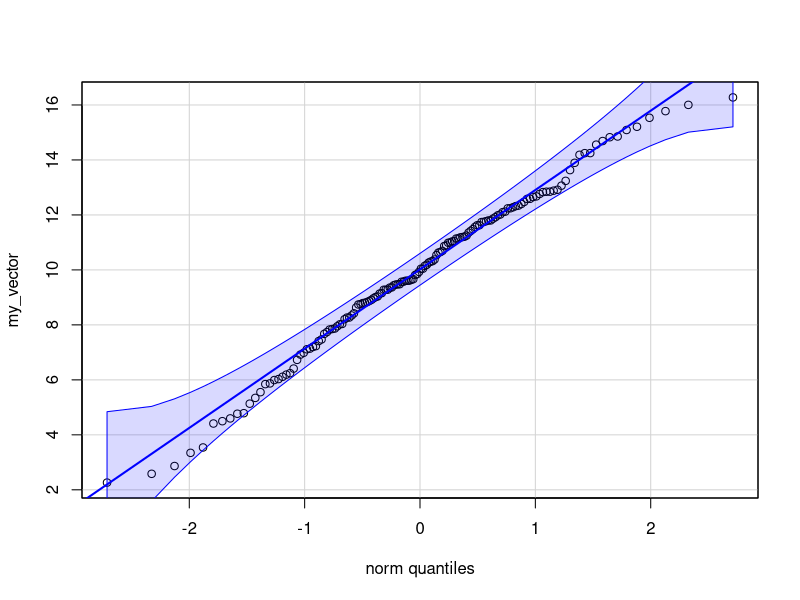
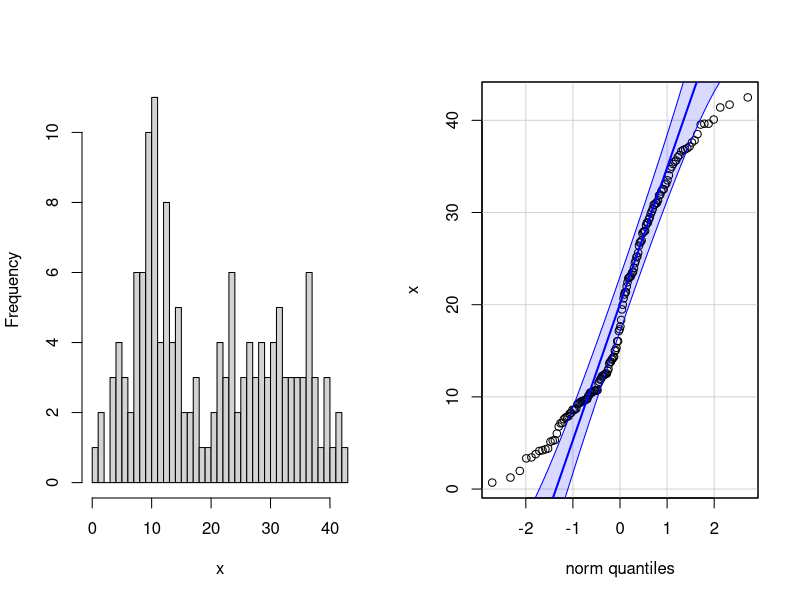
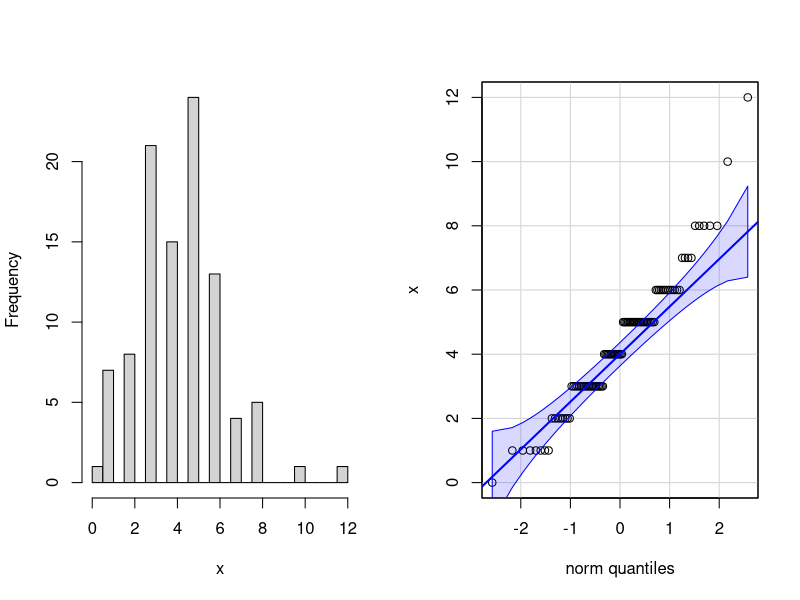
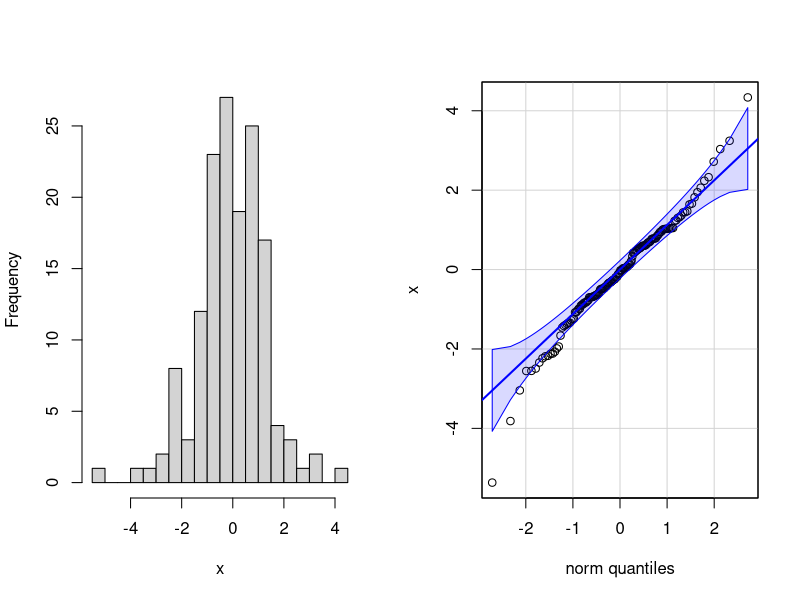
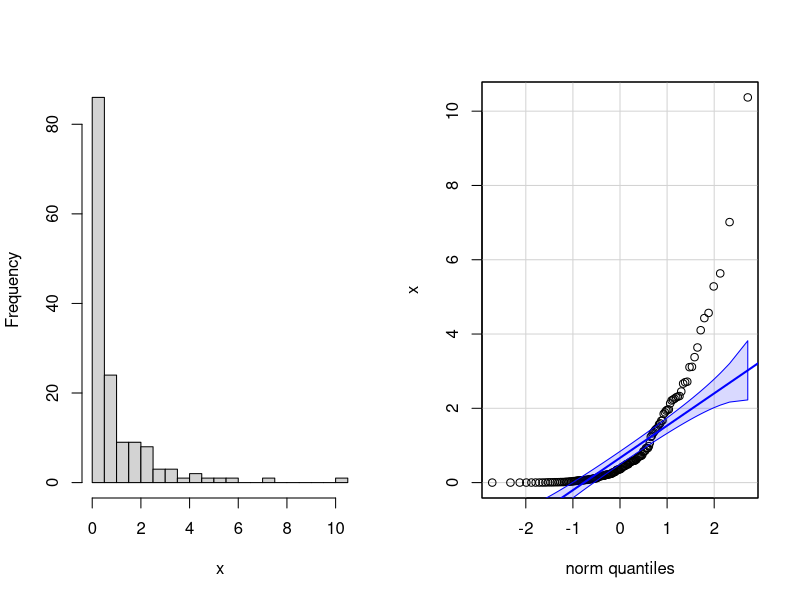

Reproduce these figures in R, in order.
# title: "Работа с распределениями"
# author: "Марина Варфоломеева, Вадим Хайтов, Анастасия Лянгузова"
# subtitle: "Линейные модели..."









# # Нормальное распределение ########################################

# ## Стандартизация (Z-преобразование) ##############################

# Задание 1 -----------------------------------------------------------
# Стандартизуйте вектор 1:5
# Чему после стандартизации будет равно среднее?
# Стандартное отклонение?

# # Проверка на нормальность ########################################

# ## Квантильный график

set.seed(9128)
my_vector <- rnorm(n = 150, mean = 10, sd = 3)
library(car)
qqPlot(my_vector, id = FALSE) # квантильный график

# Задание 2------------------------------------------------------------
# Выполните по одному эти блоки кода.
# Что вы можете сказать о свойствах распределений,
# изображенных на квантильных графиках?

# Блок 1 ----
library(car)
set.seed(3287447)
x <- c(rnorm(n = 75, mean = 10, sd = 4), rnorm(n = 75, mean = 30, sd = 6))
par(mfrow = c(1, 2))
hist(x, nclass = 30, main = '')
qqPlot(x, id = FALSE)
par(mfrow = c(1, 1))

# Блок 2 ----
set.seed(8921)
x <- rpois(n = 100, lambda = 4)
par(mfrow = c(1, 2))
hist(x , nclass = 30, main = '')
qqPlot(x, id = FALSE)
par(mfrow = c(1, 1))

# Блок 3 ----
set.seed(49199158)
x <- rt(n = 150, df = 6)
par(mfrow = c(1, 2))
hist(x , nclass = 30, main = '')
qqPlot(x, id = FALSE)
par(mfrow = c(1, 1))

# Блок 4 ----
set.seed(1298)
x <- rchisq(n = 150, df = 1)
par(mfrow = c(1, 2))
hist(x, nclass = 30, main = '')
qqPlot(x, id = FALSE)
par(mfrow = c(1, 1))


# Задание 3 -------------------------------------------------------------
# Проверьте при
# помощи квантильного графика, подчиняются ли
# эти переменные нормальному распределению.
#
# - Рост американских женщин (датасет women)
# - Длина чашелистиков у ирисов (датасет iris)
# - Число пойманных рысей в Канаде с 1821 по 1934г. (датасет lynx)



# Если интересны подробности о распределениях, можно посмотреть симуляции, например, здесь
# https://stats.stackexchange.com/questions/101274/how-to-interpret-a-qq-plot


# # Оценка вероятностей при помощи распределений #########################


# ## Пример: Размеры улиток ###############################################
#
# В выборке улиток средний диаметр раковины 5 см со стандартным отклонением 1.5 см.
#
# - Какова вероятность того, что случайно выбранная улитка окажется __меньше 3 см__?
# - Какова вероятность того, что случайно выбранная улитка окажется __больше 6 см__?
# - Какова доля улиток с размером раковины __в пределах 3--6 см__?


# ### Какова вероятность того, что случайно выбранная улитка окажется __меньше 3 см__?
Z_1 <- (3 - 5) / 1.5
pnorm(q = Z_1)
# или то же самое
pnorm(q = 3, mean = 5, sd = 1.5)

# ### Какова вероятность того, что случайно выбранная улитка окажется __больше 6 см__?
1 - pnorm(q = 6, mean = 5, sd = 1.5)

# ### Какова доля улиток с размером раковины __в пределах 3--6 см__?
pnorm(q = 6, mean = 5, sd = 1.5) - pnorm(q = 3, mean = 5, sd = 1.5)


# ## Задание 4 ---------------------------------------------------------
#
# Средний рост 18-летних мужчин в России 174.7 см
# со стандартным отклонением 6.65 см.
# В пилоты берут только людей с ростом от 160 до
# 190 см (по приказу Минтранса).
#
# - Какова вероятность того, что случайно выбранный мужчина окажется __ниже 160 см__?
#
# - Какова вероятность того, что случайно выбранный мужчина окажется  __больше 190 см__?
#
# - Какова доля мужчин, не подходящих по росту в пилоты, т.е. __меньше 160 и больше 190 см__?



# ## Задание 5 ---------------------------------------------------------
#
# Средний рост девушек в 16 лет --- 162.2 см со
# стандартным отклонением 6.0 см.
# В пилоты берут только людей с ростом от 160 до
# 190 см (по приказу Минтранса).
#
# Какой процент девушек подходит по росту в пилоты?


# Задание 6 -------------------------------------------------------------

# Предположим, что вес новорожденных нормально
# распределен со средним значением 3500 г и
# стандартным отклонением 600 г.
# - Какой процент детей рождается с весом больше 3200г.
# - Какой процент детей рождается с весом в пределах 2500-4500г.


